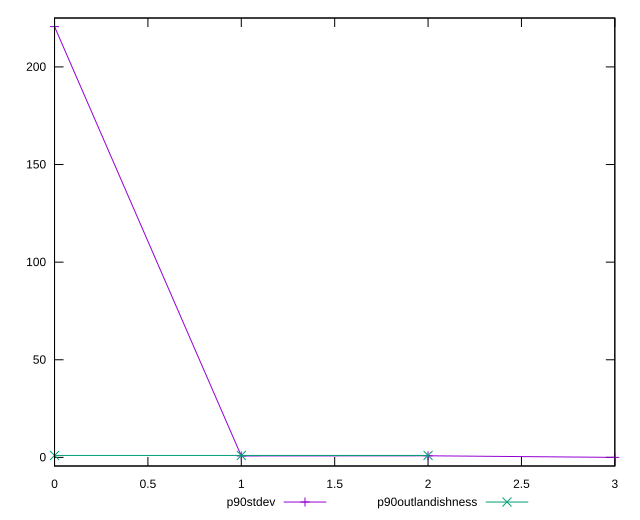

The script that saved this image:
reset

$p90Stdev <<EOF
0 220.63311536005017
1 0.7328080893316827
2 0.8152018749220432
3 0
EOF

$p90Outlandishness <<EOF
0 0.9903152764834067
1 1.0019069953888118
2 1.001911398784071
EOF

set key outside below
set xrange [0:3]
set yrange [-4.412662307201003:225.04577766725117]
set trange [-4.412662307201003:225.04577766725117]
set terminal svg size 640, 520 enhanced background rgb 'white'
set output "reports/report_00032_2021-02-25T10-28-15.087Z/uses-rel-preload/progression/stddev.svg"

plot $p90Stdev title "p90stdev" with linespoints, \
     $p90Outlandishness title "p90outlandishness" with linespoints

reset
